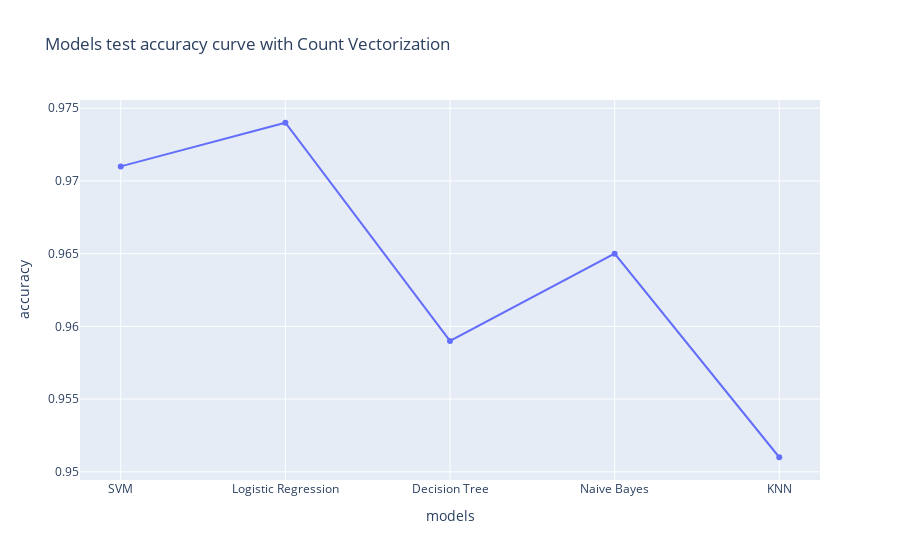

Notebook code for this chart:
### Code cell
px.line(x=y_data,y=x_data,title="Models test accuracy curve with Count Vectorization",labels={'x':'models','y':'accuracy'},markers='o')

### Figure 1 — Plotly figure (JSON) as saved in the notebook; plotly's stock layout.template omitted (floating-point values rounded to 4 significant figures)
{"data": [{"hovertemplate": "models=%{x}<br>accuracy=%{y}<extra></extra>", "legendgroup": "", "line": {"color": "#636efa", "dash": "solid"}, "marker": {"symbol": "circle"}, "mode": "lines+markers", "name": "", "orientation": "v", "showlegend": false, "type": "scatter", "x": ["SVM", "Logistic Regression", "Decision Tree", "Naive Bayes", "KNN"], "xaxis": "x", "y": [0.971, 0.974, 0.959, 0.965, 0.951], "yaxis": "y"}], "layout": {"legend": {"tracegroupgap": 0}, "title": {"text": "Models test accuracy curve with Count Vectorization"}, "xaxis": {"anchor": "y", "domain": [0, 1], "title": {"text": "models"}}, "yaxis": {"anchor": "x", "domain": [0, 1], "title": {"text": "accuracy"}}}}
